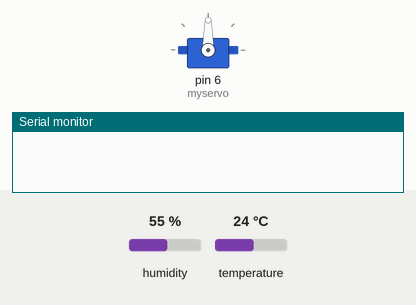
The sketch below on a simulated Arduino Uno, built with avr-gcc and run on an emulated ATmega328P. Shown: servo, the last lines printed to the serial monitor. The test bench sets the inputs (shaded band); at power-on: humidity 55 %, temperature 24 °C.

Above: at 0.6 s.
At 60.8 s:
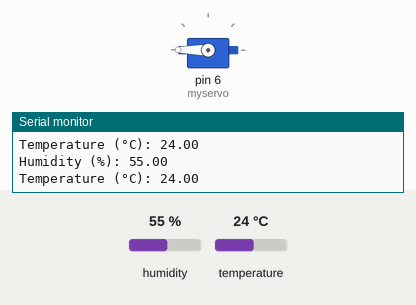
Timing chart, 0 to 122.5 s (numbered marks = the images above):
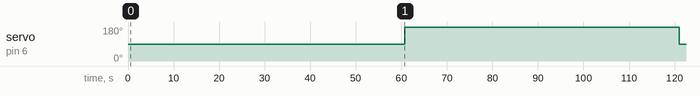

The sketch:

servopart.ino
```cpp
#include <dht.h>
#include <Adafruit_Sensor.h>
#include <Time.h>
#include <TimeLib.h>
#include <Servo.h>

// Setting WiFi
#define SSID "homenet"        // SSID
#define PASS "0123456789"     // Password
#define HOST "192.168.1.101"  // Webhost
//-------------------------------

Servo myservo; // create servo object to control a servo
int angle = 0; // variable to store the servo position
dht DHT;
#define dht_apin 9

void setup()
{
  Serial.begin(9600);
  delay(500);//Wait before accessing Sensor
  myservo.attach(6); // attaches the servo on pin 9 to the servo object
  setTime(11,44,00,01,06,2017);
  DHT.read11(dht_apin);
  delay(1000);//Wait before accessing Sensor
}

// Untuk display dalam rangka debug waktu
void digitalClockDisplay() {
   time_t t = now();
   Serial.print(hour(t));
   printDigits(minute(t));
   printDigits(second(t));
   Serial.print(" ");
   Serial.print(day(t));
   Serial.print(" ");
   Serial.print(month(t));
   Serial.print(" ");
   Serial.print(year(t));
   Serial.println();
}

// Untuk print digit waktu pada display dalam rangka debug waktu
void printDigits(int digits) {
   Serial.print(":");
   if (digits < 10)
   Serial.print('0');
   Serial.print(digits);
}

void loop()
{
  time_t t = now();
  Serial.print("Humidity (%): ");
  Serial.println(DHT.humidity, 2);
  Serial.print("Temperature (°C): ");
  Serial.println(DHT.temperature, 2);
  if ((hour(t) == 11) && (minute(t) == 45) && (second(t) == 00)) {
      myservo.write(180); // tell servo to go to position in variable 'angle'
      delay(20); // waits 20ms between servo commands
  }
  if ((hour(t) == 11) && (minute(t) == 46) && (second(t) == 00)) {
      myservo.write(90); // move servo in opposite direction
      delay(20); // waits 20ms between servo commands
  }
  delay(1000);
}
```

Measured:
- by itself, servo on pin 6 (myservo): 90° → 180° at 60.7 s, → 90° 60.3 s later
